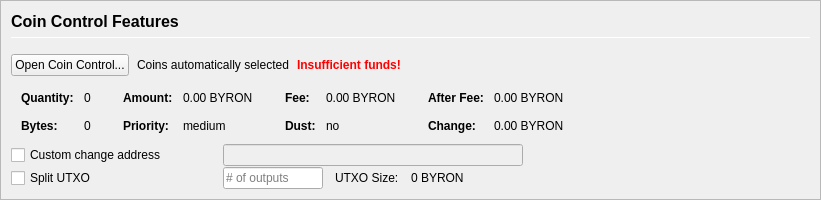
         <widget class="QFrame" name="frameCoinControl">
          <property name="sizePolicy">
           <sizepolicy hsizetype="Expanding" vsizetype="Expanding">
            <horstretch>0</horstretch>
            <verstretch>0</verstretch>
           </sizepolicy>
          </property>
          <property name="maximumSize">
           <size>
            <width>16777215</width>
            <height>16777215</height>
           </size>
          </property>
          <property name="frameShape">
           <enum>QFrame::StyledPanel</enum>
          </property>
          <property name="frameShadow">
           <enum>QFrame::Sunken</enum>
          </property>
          <layout class="QVBoxLayout" name="verticalLayoutCoinControl2">
           <property name="spacing">
            <number>0</number>
           </property>
           <property name="leftMargin">
            <number>0</number>
           </property>
           <property name="topMargin">
            <number>0</number>
           </property>
           <property name="rightMargin">
            <number>0</number>
           </property>
           <property name="bottomMargin">
            <number>0</number>
           </property>
           <item>
            <widget class="QFrame" name="frameCoinControl_BG">
             <layout class="QVBoxLayout" name="verticalLayoutCoinControl" stretch="0,0,0,0,0,0">
              <property name="spacing">
               <number>1</number>
              </property>
              <property name="leftMargin">
               <number>10</number>
              </property>
              <property name="topMargin">
               <number>10</number>
              </property>
              <item>
               <layout class="QHBoxLayout" name="horizontalLayoutCoinControl1">
                <property name="bottomMargin">
                 <number>15</number>
                </property>
                <item>
                 <layout class="QVBoxLayout" name="verticalLayout_3">
                  <property name="spacing">
                   <number>6</number>
                  </property>
                  <item>
                   <widget class="QLabel" name="labelCoinControlFeatures">
                    <property name="sizePolicy">
                     <sizepolicy hsizetype="Preferred" vsizetype="Maximum">
                      <horstretch>0</horstretch>
                      <verstretch>0</verstretch>
                     </sizepolicy>
                    </property>
                    <property name="minimumSize">
                     <size>
                      <width>0</width>
                      <height>20</height>
                     </size>
                    </property>
                    <property name="font">
                     <font>
                      <pointsize>12</pointsize>
                      <weight>75</weight>
                      <bold>true</bold>
                     </font>
                    </property>
                    <property name="styleSheet">
                     <string notr="true">font-weight:bold;</string>
                    </property>
                    <property name="text">
                     <string>Coin Control Features</string>
                    </property>
                   </widget>
                  </item>
                  <item>
                   <widget class="Line" name="line">
                    <property name="minimumSize">
                     <size>
                      <width>0</width>
                      <height>1</height>
                     </size>
                    </property>
                    <property name="maximumSize">
                     <size>
                      <width>16777215</width>
                      <height>1</height>
                     </size>
                    </property>
                    <property name="orientation">
                     <enum>Qt::Horizontal</enum>
                    </property>
                   </widget>
                  </item>
                 </layout>
                </item>
               </layout>
              </item>
              <item>
               <layout class="QHBoxLayout" name="horizontalLayoutCoinControl2" stretch="0,0,0,0">
                <property name="spacing">
                 <number>8</number>
                </property>
                <property name="bottomMargin">
                 <number>10</number>
                </property>
                <item>
                 <widget class="QPushButton" name="pushButtonCoinControl">
                  <property name="styleSheet">
                   <string notr="true"/>
                  </property>
                  <property name="text">
                   <string>Open Coin Control...</string>
                  </property>
                  <property name="autoDefault">
                   <bool>false</bool>
                  </property>
                 </widget>
                </item>
                <item>
                 <widget class="QLabel" name="labelCoinControlAutomaticallySelected">
                  <property name="text">
                   <string>Coins automatically selected</string>
                  </property>
                  <property name="margin">
                   <number>5</number>
                  </property>
                 </widget>
                </item>
                <item>
                 <widget class="QLabel" name="labelCoinControlInsuffFunds">
                  <property name="font">
                   <font>
                    <weight>75</weight>
                    <bold>true</bold>
                   </font>
                  </property>
                  <property name="styleSheet">
                   <string notr="true">color:red;font-weight:bold;</string>
                  </property>
                  <property name="text">
                   <string>Insufficient funds!</string>
                  </property>
                  <property name="margin">
                   <number>5</number>
                  </property>
                 </widget>
                </item>
                <item>
                 <spacer name="horizontalSpacerCoinControl">
                  <property name="orientation">
                   <enum>Qt::Horizontal</enum>
                  </property>
                  <property name="sizeHint" stdset="0">
                   <size>
                    <width>40</width>
                    <height>1</height>
                   </size>
                  </property>
                 </spacer>
                </item>
               </layout>
              </item>
              <item>
               <widget class="QWidget" name="widgetCoinControl" native="true">
                <property name="sizePolicy">
                 <sizepolicy hsizetype="Preferred" vsizetype="Preferred">
                  <horstretch>0</horstretch>
                  <verstretch>0</verstretch>
                 </sizepolicy>
                </property>
                <property name="minimumSize">
                 <size>
                  <width>0</width>
                  <height>0</height>
                 </size>
                </property>
                <property name="styleSheet">
                 <string notr="true"/>
                </property>
                <layout class="QHBoxLayout" name="horizontalLayoutCoinControl5">
                 <property name="leftMargin">
                  <number>0</number>
                 </property>
                 <property name="topMargin">
                  <number>0</number>
                 </property>
                 <property name="rightMargin">
                  <number>0</number>
                 </property>
                 <property name="bottomMargin">
                  <number>0</number>
                 </property>
                 <item>
                  <layout class="QHBoxLayout" name="horizontalLayoutCoinControl3" stretch="0,0,0,1">
                   <property name="spacing">
                    <number>20</number>
                   </property>
                   <property name="topMargin">
                    <number>0</number>
                   </property>
                   <property name="bottomMargin">
                    <number>10</number>
                   </property>
                   <item>
                    <layout class="QFormLayout" name="formLayoutCoinControl1">
                     <property name="horizontalSpacing">
                      <number>10</number>
                     </property>
                     <property name="verticalSpacing">
                      <number>14</number>
                     </property>
                     <property name="leftMargin">
                      <number>10</number>
                     </property>
                     <property name="topMargin">
                      <number>4</number>
                     </property>
                     <property name="rightMargin">
                      <number>6</number>
                     </property>
                     <item row="0" column="0">
                      <widget class="QLabel" name="labelCoinControlQuantityText">
                       <property name="font">
                        <font>
                         <weight>75</weight>
                         <bold>true</bold>
                        </font>
                       </property>
                       <property name="text">
                        <string>Quantity:</string>
                       </property>
                       <property name="margin">
                        <number>0</number>
                       </property>
                      </widget>
                     </item>
                     <item row="0" column="1">
                      <widget class="QLabel" name="labelCoinControlQuantity">
                       <property name="cursor">
                        <cursorShape>IBeamCursor</cursorShape>
                       </property>
                       <property name="contextMenuPolicy">
                        <enum>Qt::ActionsContextMenu</enum>
                       </property>
                       <property name="text">
                        <string notr="true">0</string>
                       </property>
                       <property name="margin">
                        <number>0</number>
                       </property>
                       <property name="textInteractionFlags">
                        <set>Qt::LinksAccessibleByMouse|Qt::TextSelectableByKeyboard|Qt::TextSelectableByMouse</set>
                       </property>
                      </widget>
                     </item>
                     <item row="1" column="0">
                      <widget class="QLabel" name="labelCoinControlBytesText">
                       <property name="font">
                        <font>
                         <weight>75</weight>
                         <bold>true</bold>
                        </font>
                       </property>
                       <property name="text">
                        <string>Bytes:</string>
                       </property>
                      </widget>
                     </item>
                     <item row="1" column="1">
                      <widget class="QLabel" name="labelCoinControlBytes">
                       <property name="cursor">
                        <cursorShape>IBeamCursor</cursorShape>
                       </property>
                       <property name="contextMenuPolicy">
                        <enum>Qt::ActionsContextMenu</enum>
                       </property>
                       <property name="text">
                        <string notr="true">0</string>
                       </property>
                       <property name="textInteractionFlags">
                        <set>Qt::LinksAccessibleByMouse|Qt::TextSelectableByKeyboard|Qt::TextSelectableByMouse</set>
                       </property>
                      </widget>
                     </item>
                    </layout>
                   </item>
                   <item>
                    <layout class="QFormLayout" name="formLayoutCoinControl2">
                     <property name="horizontalSpacing">
                      <number>10</number>
                     </property>
                     <property name="verticalSpacing">
                      <number>14</number>
                     </property>
                     <property name="leftMargin">
                      <number>6</number>
                     </property>
                     <property name="topMargin">
                      <number>4</number>
                     </property>
                     <property name="rightMargin">
                      <number>6</number>
                     </property>
                     <item row="0" column="0">
                      <widget class="QLabel" name="labelCoinControlAmountText">
                       <property name="font">
                        <font>
                         <weight>75</weight>
                         <bold>true</bold>
                        </font>
                       </property>
                       <property name="text">
                        <string>Amount:</string>
                       </property>
                       <property name="margin">
                        <number>0</number>
                       </property>
                      </widget>
                     </item>
                     <item row="0" column="1">
                      <widget class="QLabel" name="labelCoinControlAmount">
                       <property name="cursor">
                        <cursorShape>IBeamCursor</cursorShape>
                       </property>
                       <property name="contextMenuPolicy">
                        <enum>Qt::ActionsContextMenu</enum>
                       </property>
                       <property name="text">
                        <string notr="true">0.00 BYRON</string>
                       </property>
                       <property name="textInteractionFlags">
                        <set>Qt::LinksAccessibleByMouse|Qt::TextSelectableByKeyboard|Qt::TextSelectableByMouse</set>
                       </property>
                      </widget>
                     </item>
                     <item row="1" column="0">
                      <widget class="QLabel" name="labelCoinControlPriorityText">
                       <property name="font">
                        <font>
                         <weight>75</weight>
                         <bold>true</bold>
                        </font>
                       </property>
                       <property name="text">
                        <string>Priority:</string>
                       </property>
                      </widget>
                     </item>
                     <item row="1" column="1">
                      <widget class="QLabel" name="labelCoinControlPriority">
                       <property name="cursor">
                        <cursorShape>IBeamCursor</cursorShape>
                       </property>
                       <property name="contextMenuPolicy">
                        <enum>Qt::ActionsContextMenu</enum>
                       </property>
                       <property name="text">
                        <string>medium</string>
                       </property>
                       <property name="textInteractionFlags">
                        <set>Qt::LinksAccessibleByMouse|Qt::TextSelectableByKeyboard|Qt::TextSelectableByMouse</set>
                       </property>
                      </widget>
                     </item>
                    </layout>
                   </item>
                   <item>
                    <layout class="QFormLayout" name="formLayoutCoinControl3">
                     <property name="horizontalSpacing">
                      <number>10</number>
                     </property>
                     <property name="verticalSpacing">
                      <number>14</number>
                     </property>
                     <property name="leftMargin">
                      <number>6</number>
                     </property>
                     <property name="topMargin">
                      <number>4</number>
                     </property>
                     <property name="rightMargin">
                      <number>6</number>
                     </property>
                     <item row="0" column="0">
                      <widget class="QLabel" name="labelCoinControlFeeText">
                       <property name="font">
                        <font>
                         <weight>75</weight>
                         <bold>true</bold>
                        </font>
                       </property>
                       <property name="text">
                        <string>Fee:</string>
                       </property>
                       <property name="margin">
                        <number>0</number>
                       </property>
                      </widget>
                     </item>
                     <item row="0" column="1">
                      <widget class="QLabel" name="labelCoinControlFee">
                       <property name="cursor">
                        <cursorShape>IBeamCursor</cursorShape>
                       </property>
                       <property name="contextMenuPolicy">
                        <enum>Qt::ActionsContextMenu</enum>
                       </property>
                       <property name="text">
                        <string notr="true">0.00 BYRON</string>
                       </property>
                       <property name="textInteractionFlags">
                        <set>Qt::LinksAccessibleByMouse|Qt::TextSelectableByKeyboard|Qt::TextSelectableByMouse</set>
                       </property>
                      </widget>
                     </item>
                     <item row="1" column="0">
                      <widget class="QLabel" name="labelCoinControlLowOutputText">
                       <property name="font">
                        <font>
                         <weight>75</weight>
                         <bold>true</bold>
                        </font>
                       </property>
                       <property name="text">
                        <string>Dust:</string>
                       </property>
                      </widget>
                     </item>
                     <item row="1" column="1">
                      <widget class="QLabel" name="labelCoinControlLowOutput">
                       <property name="cursor">
                        <cursorShape>IBeamCursor</cursorShape>
                       </property>
                       <property name="contextMenuPolicy">
                        <enum>Qt::ActionsContextMenu</enum>
                       </property>
                       <property name="text">
                        <string>no</string>
                       </property>
                       <property name="textInteractionFlags">
                        <set>Qt::LinksAccessibleByMouse|Qt::TextSelectableByKeyboard|Qt::TextSelectableByMouse</set>
                       </property>
                      </widget>
                     </item>
                    </layout>
                   </item>
                   <item>
                    <layout class="QFormLayout" name="formLayoutCoinControl4">
                     <property name="horizontalSpacing">
                      <number>10</number>
                     </property>
                     <property name="verticalSpacing">
                      <number>14</number>
                     </property>
                     <property name="leftMargin">
                      <number>6</number>
                     </property>
                     <property name="topMargin">
                      <number>4</number>
                     </property>
                     <property name="rightMargin">
                      <number>6</number>
                     </property>
                     <item row="0" column="0">
                      <widget class="QLabel" name="labelCoinControlAfterFeeText">
                       <property name="font">
                        <font>
                         <weight>75</weight>
                         <bold>true</bold>
                        </font>
                       </property>
                       <property name="text">
                        <string>After Fee:</string>
                       </property>
                       <property name="margin">
                        <number>0</number>
                       </property>
                      </widget>
                     </item>
                     <item row="0" column="1">
                      <widget class="QLabel" name="labelCoinControlAfterFee">
                       <property name="cursor">
                        <cursorShape>IBeamCursor</cursorShape>
                       </property>
                       <property name="contextMenuPolicy">
                        <enum>Qt::ActionsContextMenu</enum>
                       </property>
                       <property name="text">
                        <string notr="true">0.00 BYRON</string>
                       </property>
                       <property name="textInteractionFlags">
                        <set>Qt::LinksAccessibleByMouse|Qt::TextSelectableByKeyboard|Qt::TextSelectableByMouse</set>
                       </property>
                      </widget>
                     </item>
                     <item row="1" column="0">
                      <widget class="QLabel" name="labelCoinControlChangeText">
                       <property name="font">
                        <font>
                         <weight>75</weight>
                         <bold>true</bold>
                        </font>
                       </property>
                       <property name="text">
                        <string>Change:</string>
                       </property>
                      </widget>
                     </item>
                     <item row="1" column="1">
                      <widget class="QLabel" name="labelCoinControlChange">
                       <property name="cursor">
                        <cursorShape>IBeamCursor</cursorShape>
                       </property>
                       <property name="contextMenuPolicy">
                        <enum>Qt::ActionsContextMenu</enum>
                       </property>
                       <property name="text">
                        <string notr="true">0.00 BYRON</string>
                       </property>
                       <property name="textInteractionFlags">
                        <set>Qt::LinksAccessibleByMouse|Qt::TextSelectableByKeyboard|Qt::TextSelectableByMouse</set>
                       </property>
                      </widget>
                     </item>
                    </layout>
                   </item>
                  </layout>
                 </item>
                </layout>
               </widget>
              </item>
              <item>
               <layout class="QHBoxLayout" name="horizontalLayoutCoinControl4">
                <property name="spacing">
                 <number>12</number>
                </property>
                <property name="sizeConstraint">
                 <enum>QLayout::SetDefaultConstraint</enum>
                </property>
                <property name="topMargin">
                 <number>0</number>
                </property>
                <property name="rightMargin">
                 <number>0</number>
                </property>
                <item>
                 <widget class="QCheckBox" name="checkBoxCoinControlChange">
                  <property name="sizePolicy">
                   <sizepolicy hsizetype="Preferred" vsizetype="Preferred">
                    <horstretch>0</horstretch>
                    <verstretch>0</verstretch>
                   </sizepolicy>
                  </property>
                  <property name="minimumSize">
                   <size>
                    <width>200</width>
                    <height>0</height>
                   </size>
                  </property>
                  <property name="maximumSize">
                   <size>
                    <width>200</width>
                    <height>16777215</height>
                   </size>
                  </property>
                  <property name="toolTip">
                   <string>If this is activated, but the change address is empty or invalid, change will be sent to a newly generated address.</string>
                  </property>
                  <property name="text">
                   <string>Custom change address</string>
                  </property>
                 </widget>
                </item>
                <item>
                 <widget class="QValidatedLineEdit" name="lineEditCoinControlChange">
                  <property name="enabled">
                   <bool>false</bool>
                  </property>
                  <property name="sizePolicy">
                   <sizepolicy hsizetype="Preferred" vsizetype="Preferred">
                    <horstretch>0</horstretch>
                    <verstretch>0</verstretch>
                   </sizepolicy>
                  </property>
                  <property name="minimumSize">
                   <size>
                    <width>300</width>
                    <height>0</height>
                   </size>
                  </property>
                 </widget>
                </item>
                <item>
                 <widget class="QLabel" name="labelCoinControlChangeLabel">
                  <property name="sizePolicy">
                   <sizepolicy hsizetype="Preferred" vsizetype="Preferred">
                    <horstretch>0</horstretch>
                    <verstretch>0</verstretch>
                   </sizepolicy>
                  </property>
                  <property name="minimumSize">
                   <size>
                    <width>100</width>
                    <height>0</height>
                   </size>
                  </property>
                  <property name="text">
                   <string/>
                  </property>
                  <property name="margin">
                   <number>3</number>
                  </property>
                 </widget>
                </item>
               </layout>
              </item>
              <item>
               <layout class="QHBoxLayout" name="horizontalLayoutCoinControl6">
                <property name="spacing">
                 <number>12</number>
                </property>
                <property name="rightMargin">
                 <number>0</number>
                </property>
                <item>
                 <widget class="QCheckBox" name="splitBlockCheckBox">
                  <property name="sizePolicy">
                   <sizepolicy hsizetype="Preferred" vsizetype="Preferred">
                    <horstretch>0</horstretch>
                    <verstretch>0</verstretch>
                   </sizepolicy>
                  </property>
                  <property name="minimumSize">
                   <size>
                    <width>200</width>
                    <height>0</height>
                   </size>
                  </property>
                  <property name="maximumSize">
                   <size>
                    <width>200</width>
                    <height>16777215</height>
                   </size>
                  </property>
                  <property name="text">
                   <string>Split UTXO</string>
                  </property>
                 </widget>
                </item>
                <item>
                 <widget class="QLineEdit" name="splitBlockLineEdit">
                  <property name="sizePolicy">
                   <sizepolicy hsizetype="Preferred" vsizetype="Preferred">
                    <horstretch>50</horstretch>
                    <verstretch>0</verstretch>
                   </sizepolicy>
                  </property>
                  <property name="minimumSize">
                   <size>
                    <width>100</width>
                    <height>0</height>
                   </size>
                  </property>
                  <property name="maximumSize">
                   <size>
                    <width>100</width>
                    <height>16777215</height>
                   </size>
                  </property>
                  <property name="placeholderText">
                   <string># of outputs</string>
                  </property>
                 </widget>
                </item>
                <item>
                 <widget class="QLabel" name="labelBlockSizeText">
                  <property name="text">
                   <string>UTXO Size:</string>
                  </property>
                 </widget>
                </item>
                <item>
                 <widget class="QLabel" name="labelBlockSize">
                  <property name="text">
                   <string>0 BYRON</string>
                  </property>
                 </widget>
                </item>
                <item>
                 <spacer name="horizontalSpacer_7">
                  <property name="orientation">
                   <enum>Qt::Horizontal</enum>
                  </property>
                  <property name="sizeHint" stdset="0">
                   <size>
                    <width>40</width>
                    <height>20</height>
                   </size>
                  </property>
                 </spacer>
                </item>
               </layout>
              </item>
              <item>
               <spacer name="verticalSpacerCoinControl">
                <property name="orientation">
                 <enum>Qt::Vertical</enum>
                </property>
                <property name="sizeHint" stdset="0">
                 <size>
                  <width>800</width>
                  <height>1</height>
                 </size>
                </property>
               </spacer>
              </item>
             </layout>
            </widget>
           </item>
          </layout>
         </widget>
